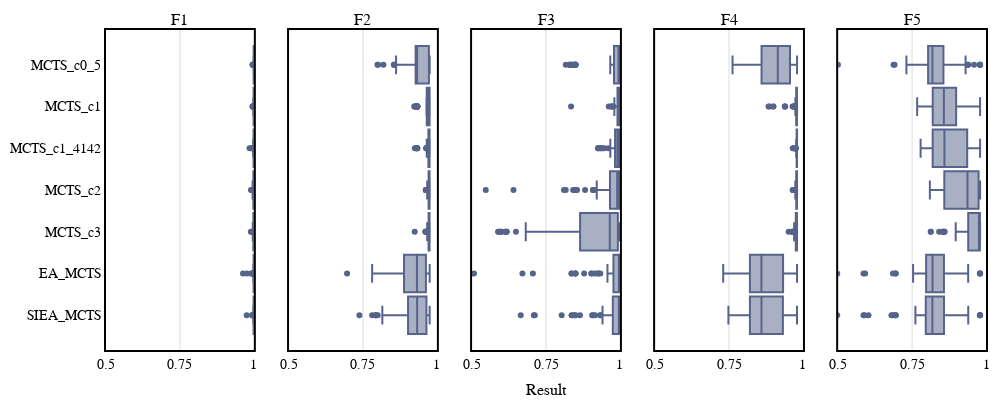

Source (notebook cell):
### Code cell
#CP: FOP boxplot best reward path

#define variables
#logs_path = os.path.join("Outputs","FO_single_decision_4")
titles = ["Highest reward node-based result by MCTS variant", "Most visited node-based result by MCTS variant"]
boxplot_data = ["eval_of_max_reward_leaf_node", "eval_of_max_visits_leaf_node"]
x_axes_names = ["Highest reward node", "Most visited node"]
#filter_out = {"player_name":["SIEA2_MCTS_its2570", "SIEA2_MCTS_its5000"]}
assert len(titles) == len(boxplot_data), "Titles and boxplot_data must have the same length"

for i in [1]:#range(len(titles)):
    logs = lm.read_csv(os.path.join(logs_path, "logs_by_run.csv"))
    title_text = titles[i]
    y_columns = [boxplot_data[i]]
    plot_separation_column = "Function_index"
    x_column = "player_name"
    #sort dataset according to order:
    logs["order"] = pd.Categorical(logs["player_name"], data_order)
    logs = logs.sort_values("order")
    logs = logs.dropna(subset=["order"])

    #change SIEA2_its2570 for EA2_its2570
    for name_replace in name_replaces.keys():
         logs["player_name"] = logs["player_name"].replace(name_replace, name_replaces[name_replace])
    #logs["player_name"] = logs["player_name"].replace("SIEA2_MCTS_its2570", "EA_MCTS2_its2570")
    #logs["player_name"] = logs["player_name"].replace("SIEA2_MCTS_its5000", "EA_MCTS2_its5000")

    #filters
    #logs = logs[logs["player_name"] != "EA_MCTS2_its2570"]
    #logs = logs[logs["player_name"] != "EA_MCTS2_its5000"]
    #logs = logs[logs["player_name"] != "EA_MCTS2_its7430"]
    

    #Calculate uniques
    plot_identifiers = logs[plot_separation_column].unique()
    #sort plot identifiers
    plot_identifiers = sorted(plot_identifiers, key=lambda x: x)
    #box_group_identifiers = logs[box_group_column].unique()
    print("plot_identifiers", plot_identifiers)
    #print("box_group_identifiers", box_group_identifiers)

    #Create figure
    n_rows = len(y_columns)
    fig = make_subplots(rows=n_rows
                            ,cols=len(plot_identifiers)
                            ,shared_xaxes=True
                            ,shared_yaxes=True
                            #,vertical_spacing=0.04
                            #,row_heights=[1/n_rows for _ in range(n_rows)]
                            ,subplot_titles = ["F" + str(i+1) for i in plot_identifiers]*n_rows
                            #, specs=[[{"secondary_y": True}] for _ in range(n_plots+1)]
                            ,x_title="Result"
                            #,y_title='Max reward path'
                            #,print_grid=True
                            )

    for row, y_column in enumerate(y_columns):
        for col, plot_identifier in enumerate(plot_identifiers):
            #for group_id, box_group_identifier in enumerate(box_group_identifiers):
                data = logs[logs[plot_separation_column] == plot_identifier]
                #data = data[data[box_group_column] == box_group_identifier]
            
                fig.add_trace(go.Box(x=data[y_column]#[0 for _ in range(len(data))]#data[x_column]
                                    ,y=data[x_column]
                                    #,name=str(box_group_identifier)
                                    , width=0.9
                                    ,showlegend=False#row==0
                                    #,legendgroup=str(box_group_identifier)
                                    ,orientation = "h"
                                    , marker={"color":colors[1]}
                                    )
                                ,row=row + 1
                                ,col=col + 1)

    fig.update_layout(margin=dict(l=70, r=10, t=30, b=50)
                            ,width=1000
                            ,height=400
                            ,plot_bgcolor='rgba(0,0,0,0)'
                            #,plot_bgcolor="lightgray"
                            #,boxmode='group'
                            ,font = dict(family = "Arial", size = 14, color = "black")
                            ,legend=dict(
                                title = "Rewards by MCTS variant"
                                ,orientation="h"
                                ,yanchor="top"
                                ,y=-0.075
                                ,xanchor="center"
                                ,x=0.4
                                ,bgcolor="white"#"lightgray"#"rgba(200, 255, 255, 0.8)"
                                ,font = dict(family = "Arial", size = 14, color = "black")
                                ,bordercolor="Black"
                                ,borderwidth=2
                                ,itemsizing='trace'
                                ,itemwidth = 30
                                ) 
                            )
    fig.update_layout(boxmode='group')
    fig.update_xaxes(showline=True
                            , linewidth=2
                            , linecolor='black'
                            , mirror=True
                            ,showgrid=True
                            , gridcolor="black"
                            , gridwidth=0.15
                            #, nticks=5
                            ,tickmode = 'linear'
                            ,tick0 = 0
                            , dtick=0.25
                            ,range= [0.5,1]
                            )

    fig.update_yaxes(showline=True
                        ,mirror=True
                        , linewidth=2
                        , linecolor='black'
                        )
    #give title to the plot
    #fig.update_layout(title_text=title_text)

    fig.write_image(os.path.join(logs_path, title_text.replace(" ", "_").replace("-","_")+"_siea1.png"))
    fig.show()

### Figure 1 — Plotly figure (JSON) as saved in the notebook; plotly's stock layout.template omitted (floating-point values rounded to 4 significant figures; data arrays with more than 128 entries replaced by an {"elided": "..."} marker saying what was removed)
{"data": [{"marker": {"color": "#56638A"}, "orientation": "h", "showlegend": false, "type": "box", "width": 0.9, "x": {"elided": "700 float values"}, "xaxis": "x", "y": {"elided": "700 str values"}, "yaxis": "y"}, {"marker": {"color": "#56638A"}, "orientation": "h", "showlegend": false, "type": "box", "width": 0.9, "x": {"elided": "700 float values"}, "xaxis": "x2", "y": {"elided": "700 str values"}, "yaxis": "y2"}, {"marker": {"color": "#56638A"}, "orientation": "h", "showlegend": false, "type": "box", "width": 0.9, "x": {"elided": "700 float values"}, "xaxis": "x3", "y": {"elided": "700 str values"}, "yaxis": "y3"}, {"marker": {"color": "#56638A"}, "orientation": "h", "showlegend": false, "type": "box", "width": 0.9, "x": {"elided": "700 float values"}, "xaxis": "x4", "y": {"elided": "700 str values"}, "yaxis": "y4"}, {"marker": {"color": "#56638A"}, "orientation": "h", "showlegend": false, "type": "box", "width": 0.9, "x": {"elided": "700 float values"}, "xaxis": "x5", "y": {"elided": "700 str values"}, "yaxis": "y5"}], "layout": {"annotations": [{"font": {"size": 16}, "showarrow": false, "text": "F1", "x": 0.084, "xanchor": "center", "xref": "paper", "y": 1, "yanchor": "bottom", "yref": "paper"}, {"font": {"size": 16}, "showarrow": false, "text": "F2", "x": 0.292, "xanchor": "center", "xref": "paper", "y": 1, "yanchor": "bottom", "yref": "paper"}, {"font": {"size": 16}, "showarrow": false, "text": "F3", "x": 0.5, "xanchor": "center", "xref": "paper", "y": 1, "yanchor": "bottom", "yref": "paper"}, {"font": {"size": 16}, "showarrow": false, "text": "F4", "x": 0.708, "xanchor": "center", "xref": "paper", "y": 1, "yanchor": "bottom", "yref": "paper"}, {"font": {"size": 16}, "showarrow": false, "text": "F5", "x": 0.916, "xanchor": "center", "xref": "paper", "y": 1, "yanchor": "bottom", "yref": "paper"}, {"font": {"size": 16}, "showarrow": false, "text": "Result", "x": 0.5, "xanchor": "center", "xref": "paper", "y": 0, "yanchor": "top", "yref": "paper", "yshift": -30}], "boxmode": "group", "font": {"color": "black", "family": "Arial", "size": 14}, "height": 400, "legend": {"bgcolor": "white", "bordercolor": "Black", "borderwidth": 2, "font": {"color": "black", "family": "Arial", "size": 14}, "itemsizing": "trace", "itemwidth": 30, "orientation": "h", "title": {"text": "Rewards by MCTS variant"}, "x": 0.4, "xanchor": "center", "y": -0.075, "yanchor": "top"}, "margin": {"b": 50, "l": 70, "r": 10, "t": 30}, "plot_bgcolor": "rgba(0,0,0,0)", "width": 1000, "xaxis": {"anchor": "y", "domain": [0, 0.168], "dtick": 0.25, "gridcolor": "black", "gridwidth": 0.15, "linecolor": "black", "linewidth": 2, "mirror": true, "range": [0.5, 1], "showgrid": true, "showline": true, "tick0": 0, "tickmode": "linear"}, "xaxis2": {"anchor": "y2", "domain": [0.208, 0.376], "dtick": 0.25, "gridcolor": "black", "gridwidth": 0.15, "linecolor": "black", "linewidth": 2, "mirror": true, "range": [0.5, 1], "showgrid": true, "showline": true, "tick0": 0, "tickmode": "linear"}, "xaxis3": {"anchor": "y3", "domain": [0.416, 0.584], "dtick": 0.25, "gridcolor": "black", "gridwidth": 0.15, "linecolor": "black", "linewidth": 2, "mirror": true, "range": [0.5, 1], "showgrid": true, "showline": true, "tick0": 0, "tickmode": "linear"}, "xaxis4": {"anchor": "y4", "domain": [0.624, 0.792], "dtick": 0.25, "gridcolor": "black", "gridwidth": 0.15, "linecolor": "black", "linewidth": 2, "mirror": true, "range": [0.5, 1], "showgrid": true, "showline": true, "tick0": 0, "tickmode": "linear"}, "xaxis5": {"anchor": "y5", "domain": [0.832, 1], "dtick": 0.25, "gridcolor": "black", "gridwidth": 0.15, "linecolor": "black", "linewidth": 2, "mirror": true, "range": [0.5, 1], "showgrid": true, "showline": true, "tick0": 0, "tickmode": "linear"}, "yaxis": {"anchor": "x", "domain": [0, 1], "linecolor": "black", "linewidth": 2, "mirror": true, "showline": true}, "yaxis2": {"anchor": "x2", "domain": [0, 1], "linecolor": "black", "linewidth": 2, "matches": "y", "mirror": true, "showline": true, "showticklabels": false}, "yaxis3": {"anchor": "x3", "domain": [0, 1], "linecolor": "black", "linewidth": 2, "matches": "y", "mirror": true, "showline": true, "showticklabels": false}, "yaxis4": {"anchor": "x4", "domain": [0, 1], "linecolor": "black", "linewidth": 2, "matches": "y", "mirror": true, "showline": true, "showticklabels": false}, "yaxis5": {"anchor": "x5", "domain": [0, 1], "linecolor": "black", "linewidth": 2, "matches": "y", "mirror": true, "showline": true, "showticklabels": false}}}
